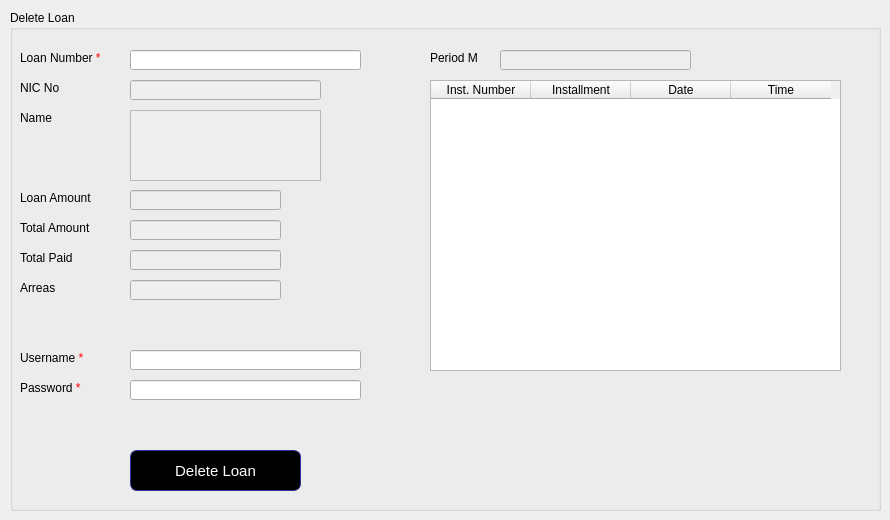
      <widget class="QWidget" name="tab_10">
       <attribute name="title">
        <string>Delete</string>
       </attribute>
       <widget class="QGroupBox" name="groupBox_5">
        <property name="geometry">
         <rect>
          <x>10</x>
          <y>10</y>
          <width>871</width>
          <height>501</height>
         </rect>
        </property>
        <property name="title">
         <string>Delete Loan</string>
        </property>
        <widget class="QLabel" name="label_39">
         <property name="geometry">
          <rect>
           <x>10</x>
           <y>40</y>
           <width>101</width>
           <height>16</height>
          </rect>
         </property>
         <property name="text">
          <string>Loan Number &lt;span style=&quot;color: red&quot;&gt;*&lt;/span&gt;</string>
         </property>
        </widget>
        <widget class="QLineEdit" name="lineEdit_27">
         <property name="geometry">
          <rect>
           <x>120</x>
           <y>40</y>
           <width>231</width>
           <height>20</height>
          </rect>
         </property>
         <property name="text">
          <string/>
         </property>
        </widget>
        <widget class="QLabel" name="label_40">
         <property name="geometry">
          <rect>
           <x>10</x>
           <y>70</y>
           <width>61</width>
           <height>16</height>
          </rect>
         </property>
         <property name="text">
          <string>NIC No </string>
         </property>
        </widget>
        <widget class="QLineEdit" name="lineEdit_32">
         <property name="enabled">
          <bool>false</bool>
         </property>
         <property name="geometry">
          <rect>
           <x>120</x>
           <y>180</y>
           <width>151</width>
           <height>20</height>
          </rect>
         </property>
         <property name="text">
          <string/>
         </property>
        </widget>
        <widget class="QLineEdit" name="lineEdit_33">
         <property name="enabled">
          <bool>false</bool>
         </property>
         <property name="geometry">
          <rect>
           <x>120</x>
           <y>210</y>
           <width>151</width>
           <height>20</height>
          </rect>
         </property>
         <property name="text">
          <string/>
         </property>
        </widget>
        <widget class="QLabel" name="label_49">
         <property name="geometry">
          <rect>
           <x>420</x>
           <y>40</y>
           <width>61</width>
           <height>16</height>
          </rect>
         </property>
         <property name="text">
          <string>Period M</string>
         </property>
        </widget>
        <widget class="QPlainTextEdit" name="plainTextEdit_10">
         <property name="enabled">
          <bool>false</bool>
         </property>
         <property name="geometry">
          <rect>
           <x>120</x>
           <y>100</y>
           <width>191</width>
           <height>71</height>
          </rect>
         </property>
         <property name="plainText">
          <string/>
         </property>
        </widget>
        <widget class="QLineEdit" name="lineEdit_38">
         <property name="enabled">
          <bool>false</bool>
         </property>
         <property name="geometry">
          <rect>
           <x>490</x>
           <y>40</y>
           <width>191</width>
           <height>20</height>
          </rect>
         </property>
         <property name="text">
          <string/>
         </property>
        </widget>
        <widget class="QLineEdit" name="lineEdit_39">
         <property name="enabled">
          <bool>false</bool>
         </property>
         <property name="geometry">
          <rect>
           <x>120</x>
           <y>70</y>
           <width>191</width>
           <height>20</height>
          </rect>
         </property>
         <property name="text">
          <string/>
         </property>
        </widget>
        <widget class="QLabel" name="label_53">
         <property name="geometry">
          <rect>
           <x>10</x>
           <y>100</y>
           <width>61</width>
           <height>16</height>
          </rect>
         </property>
         <property name="text">
          <string>Name</string>
         </property>
        </widget>
        <widget class="QLabel" name="label_54">
         <property name="geometry">
          <rect>
           <x>10</x>
           <y>210</y>
           <width>91</width>
           <height>16</height>
          </rect>
         </property>
         <property name="text">
          <string>Total Amount</string>
         </property>
        </widget>
        <widget class="QLabel" name="label_55">
         <property name="geometry">
          <rect>
           <x>10</x>
           <y>180</y>
           <width>91</width>
           <height>16</height>
          </rect>
         </property>
         <property name="text">
          <string>Loan Amount</string>
         </property>
        </widget>
        <widget class="QLabel" name="label_56">
         <property name="geometry">
          <rect>
           <x>10</x>
           <y>240</y>
           <width>91</width>
           <height>16</height>
          </rect>
         </property>
         <property name="text">
          <string>Total Paid</string>
         </property>
        </widget>
        <widget class="QLineEdit" name="lineEdit_34">
         <property name="enabled">
          <bool>false</bool>
         </property>
         <property name="geometry">
          <rect>
           <x>120</x>
           <y>240</y>
           <width>151</width>
           <height>20</height>
          </rect>
         </property>
         <property name="text">
          <string/>
         </property>
        </widget>
        <widget class="QTableWidget" name="tableWidget">
         <property name="geometry">
          <rect>
           <x>420</x>
           <y>70</y>
           <width>411</width>
           <height>291</height>
          </rect>
         </property>
         <column>
          <property name="text">
           <string>Inst. Number</string>
          </property>
         </column>
         <column>
          <property name="text">
           <string>Installment</string>
          </property>
         </column>
         <column>
          <property name="text">
           <string>Date</string>
          </property>
         </column>
         <column>
          <property name="text">
           <string>Time</string>
          </property>
         </column>
        </widget>
        <widget class="QLineEdit" name="lineEdit_35">
         <property name="enabled">
          <bool>false</bool>
         </property>
         <property name="geometry">
          <rect>
           <x>120</x>
           <y>270</y>
           <width>151</width>
           <height>20</height>
          </rect>
         </property>
         <property name="text">
          <string/>
         </property>
        </widget>
        <widget class="QLabel" name="label_57">
         <property name="geometry">
          <rect>
           <x>10</x>
           <y>270</y>
           <width>91</width>
           <height>16</height>
          </rect>
         </property>
         <property name="text">
          <string>Arreas</string>
         </property>
        </widget>
        <widget class="QLabel" name="label_41">
         <property name="geometry">
          <rect>
           <x>10</x>
           <y>340</y>
           <width>81</width>
           <height>16</height>
          </rect>
         </property>
         <property name="text">
          <string>Username  &lt;span style=&quot;color: red&quot;&gt;*&lt;/span&gt;</string>
         </property>
        </widget>
        <widget class="QLineEdit" name="lineEdit_28">
         <property name="geometry">
          <rect>
           <x>120</x>
           <y>370</y>
           <width>231</width>
           <height>20</height>
          </rect>
         </property>
         <property name="text">
          <string/>
         </property>
        </widget>
        <widget class="QLineEdit" name="lineEdit_29">
         <property name="geometry">
          <rect>
           <x>120</x>
           <y>340</y>
           <width>231</width>
           <height>20</height>
          </rect>
         </property>
         <property name="text">
          <string/>
         </property>
        </widget>
        <widget class="QLabel" name="label_42">
         <property name="geometry">
          <rect>
           <x>10</x>
           <y>370</y>
           <width>81</width>
           <height>16</height>
          </rect>
         </property>
         <property name="text">
          <string>Password  &lt;span style=&quot;color: red&quot;&gt;*&lt;/span&gt;</string>
         </property>
        </widget>
        <widget class="QPushButton" name="pushButton_9">
         <property name="geometry">
          <rect>
           <x>120</x>
           <y>440</y>
           <width>171</width>
           <height>41</height>
          </rect>
         </property>
         <property name="styleSheet">
          <string notr="true">QPushButton {
color: white;
background-color: QLinearGradient( );
border-width: 1px;
border-color: #339;
border-style: solid;
border-radius: 7;
padding: 3px;
font-size: 15px;
padding-left: 5px;
padding-right: 5px;

}</string>
         </property>
         <property name="text">
          <string>Delete Loan</string>
         </property>
        </widget>
        <widget class="QLabel" name="label_31">
         <property name="geometry">
          <rect>
           <x>60</x>
           <y>400</y>
           <width>281</width>
           <height>31</height>
          </rect>
         </property>
         <property name="styleSheet">
          <string notr="true">color:red;</string>
         </property>
         <property name="text">
          <string/>
         </property>
        </widget>
       </widget>
      </widget>
